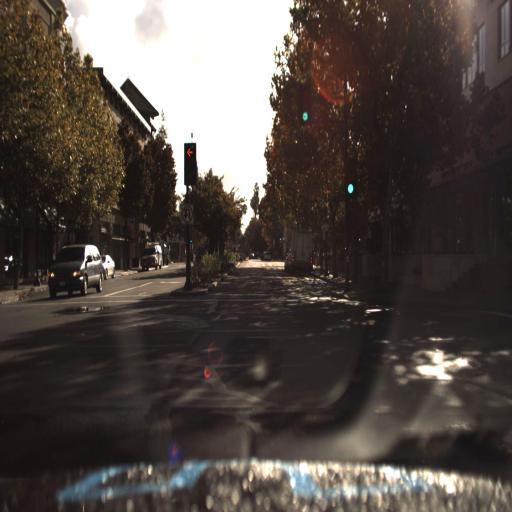
#> input picture kamera1.jpg, 512 x 512 px, found by its file name
$ python 08.py
#> lines starting #> are read from the running program, lines starting #| are printed output that depends on the picture; after the words box and inside, x2 and y2 are one past the last pixel; in counts of white or black regions, pixels touching at a corner belong together
#8 Učitajte sliku “kamera1.png”, te detektirajte rubove pomoću Canny detektora rubova

import cv2

image=cv2.imread("kamera1.jpg")
#> image is the input picture: shape (512, 512, 3); mean B, G, R 68.5, 73.6, 81.6
canny_image=cv2.Canny(image,100,200)
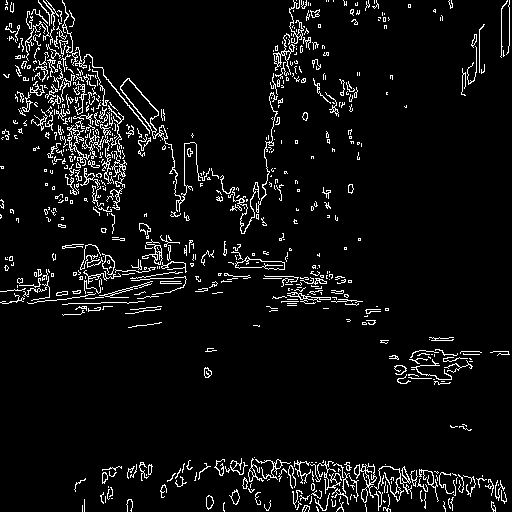
#> canny_image: shape (512, 512); 5.9% white in thin lines or dots
cv2.imshow("Canny slika",canny_image)
cv2.imshow("Normalna slika",image)
cv2.waitKey()
cv2.destroyAllWindows()

$ run again, with kamera2.jpg copied over kamera1.jpg
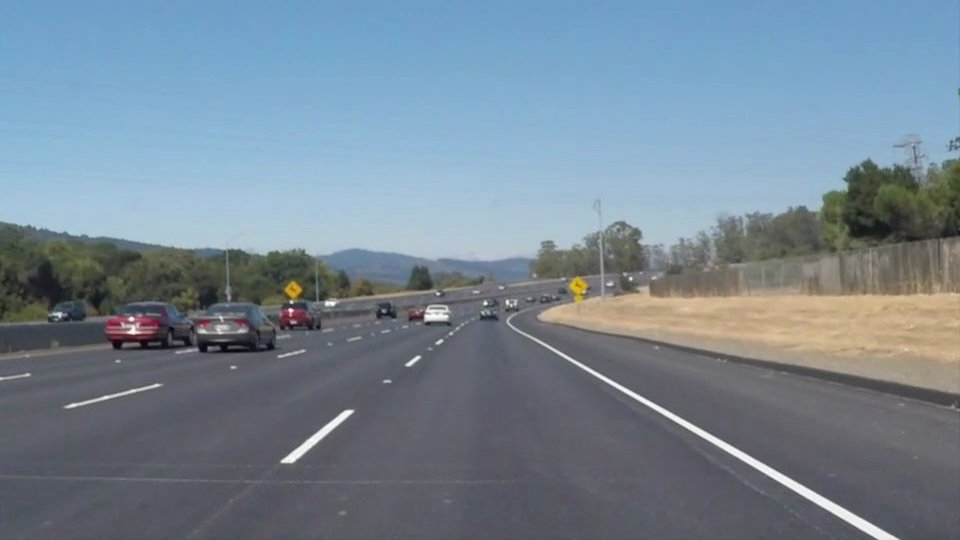
#> input picture kamera2.jpg, 960 x 540 px, found by its file name
#> image is the input picture: shape (540, 960, 3); mean B, G, R 148.1, 134.5, 118.5
#> `canny_image=cv2.Canny(image,100,200)`:
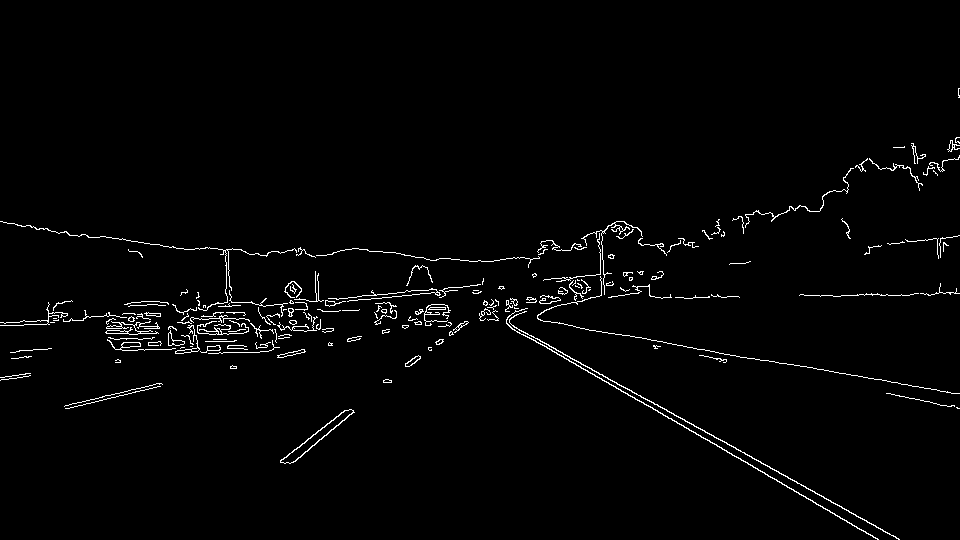
#> canny_image: shape (540, 960); 1.8% white in thin lines or dots, all inside (x1, y1, x2, y2) = (0, 88, 960, 540)
